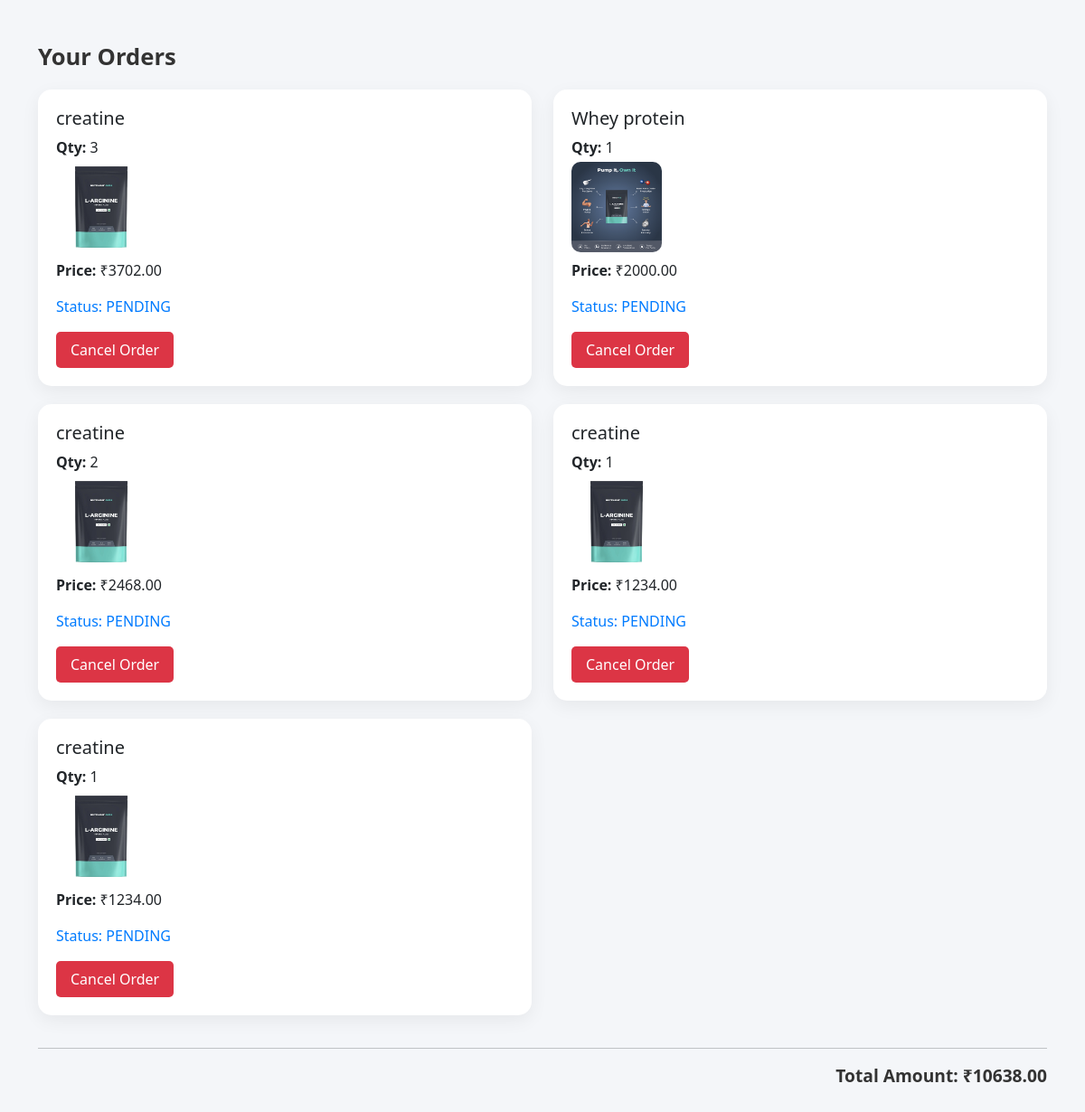
Screenshot of /order_summary (signed in) with the database file from the repository.
### app/models.py (models this page shows, shortened)
class Order(models.Model):
    user = models.ForeignKey(User, on_delete=models.CASCADE)
    product = models.ForeignKey(Product, on_delete=models.CASCADE)
    quantity = models.PositiveIntegerField(default=1)
    amount = models.FloatField(_("Amount"), null=False, blank=False)
    status = CharField(
        _("Payment Status"),
        default=PaymentStatus.PENDING,
        max_length=254,
        blank=False,
        null=False,
    )
    provider_order_id = models.CharField(_("Order ID"), max_length=40,null=True)
    payment_id = models.CharField(_("Payment ID"), max_length=36,null=True)
    signature_id = models.CharField(_("Signature ID"), max_length=128,null=True)

class Product(models.Model):
    title = models.CharField(max_length=255)
    description = models.TextField()
    price = models.DecimalField(max_digits=10, decimal_places=2)
    image1 = models.ImageField(upload_to='path/to/upload/', null=True, blank=True)
    image2 = models.ImageField(upload_to='path/to/upload/', null=True, blank=True)
    image3 = models.ImageField(upload_to='path/to/upload/', null=True, blank=True)
    image4 = models.ImageField(upload_to='path/to/upload/', null=True, blank=True)
    image5 = models.ImageField(upload_to='path/to/upload/', null=True, blank=True)
    category = models.ForeignKey(Category, on_delete=models.SET_NULL, null=True, blank=True)
    rating = models.FloatField(default=0.0)
    reviews = models.IntegerField(default=0)
    original_price = models.DecimalField(max_digits=10, decimal_places=2, default=0.0)
    discount = models.IntegerField(default=0)  # Percentage discount
    delivery_date = models.DateField(default=timezone.now)  # <-- Add default value here
    rating=models.FloatField(default=0)
    vector_data=models.TextField(null=True)

### app/views.py (the view)
# urls.py: path('order_summary',views.order_summary,name='order_summary'),
def order_summary(request):
    orders = Order.objects.filter(user=request.user)[::-1]
    for order in orders:
        order.total_price = order.product.price * order.quantity  # Add calculated total price
    total_amount = sum(order.total_price for order in orders)
    return render(request, 'user/order_summary.html', {'orders': orders, 'total_amount': total_amount})

### templates/user/order_summary.html (shortened to what this page needs)
<!DOCTYPE html>
<html lang="en">
<head>
    <link href="https://cdn.jsdelivr.net/npm/bootstrap@5.3.0/dist/css/bootstrap.min.css" rel="stylesheet">
</head>
<body>
    <div class="container my-5">
        <h2 class="section-title">Your Orders</h2>
        {% if orders %}
            <div class="row">
                {% for order in orders %}
                    <div class="col-md-6">
                        <div class="order-card">
                            <h5 class="mb-2">{{ order.product.title }}</h5>
                            <p class="mb-1"><strong>Qty:</strong> {{ order.quantity }}</p>
                            {% if order.product.image1 %}
                                <img src="{{ order.product.image1.url }}" class="img-fluid mb-2" alt="{{ order.product.title }}">
                            {% else %}
                                <p class="text-muted">No image available</p>
                            {% endif %}
                            <p><strong>Price:</strong> ₹{{ order.total_price }}</p>
                            <p class="order-status">Status: {{ order.status }}</p>
                            {% if order.status != 'Cancelled' %}
                                <a href="{% url 'cancel_order' order.id %}">
                                    <button class="cancel-btn">Cancel Order</button>
                                </a>
                            {% endif %}
                        </div>
                    </div>
                {% endfor %}
            </div>
            <hr>
            <p class="total-amount text-end">Total Amount: ₹{{ total_amount }}</p>
        {% else %}
            <p class="no-orders">No orders yet.</p>
        {% endif %}
    </div>
</body>
</html>

### templates/user/order_summary.html (style rules this page uses)
body { background-color: #f4f6f9; font-family: 'Segoe UI', sans-serif; }
.order-card { background: #ffffff; border-radius: 15px; padding: 20px; margin-bottom: 20px; box-shadow: 0 6px 20px rgba(0, 0, 0, 0.06); }
.order-card img { border-radius: 10px; object-fit: cover; max-height: 100px; }
.order-status { font-weight: 500; color: #007bff; }
.total-amount { font-size: 1.2rem; font-weight: bold; color: #333; }
.section-title { font-size: 1.6rem; font-weight: 600; color: #333; margin-bottom: 20px; }
.cancel-btn { background-color: #dc3545; color: white; border: none; padding: 8px 16px; border-radius: 5px; cursor: pointer; }

### rows the page displays
Order: product "creatine", quantity "3", product.image1 (picture), total_price "3702.00", status "PENDING", shows "Cancel Order"
Order: product "Whey protein", quantity "1", product.image1 (picture), total_price "2000.00", status "PENDING", shows "Cancel Order"
Order: product "creatine", quantity "2", product.image1 (picture), total_price "2468.00", status "PENDING", shows "Cancel Order"
Order: product "creatine", quantity "1", product.image1 (picture), total_price "1234.00", status "PENDING", shows "Cancel Order"
Order: product "creatine", quantity "1", product.image1 (picture), total_price "1234.00", status "PENDING", shows "Cancel Order"

### other values shown
{{ total_amount }} "10638.00"
